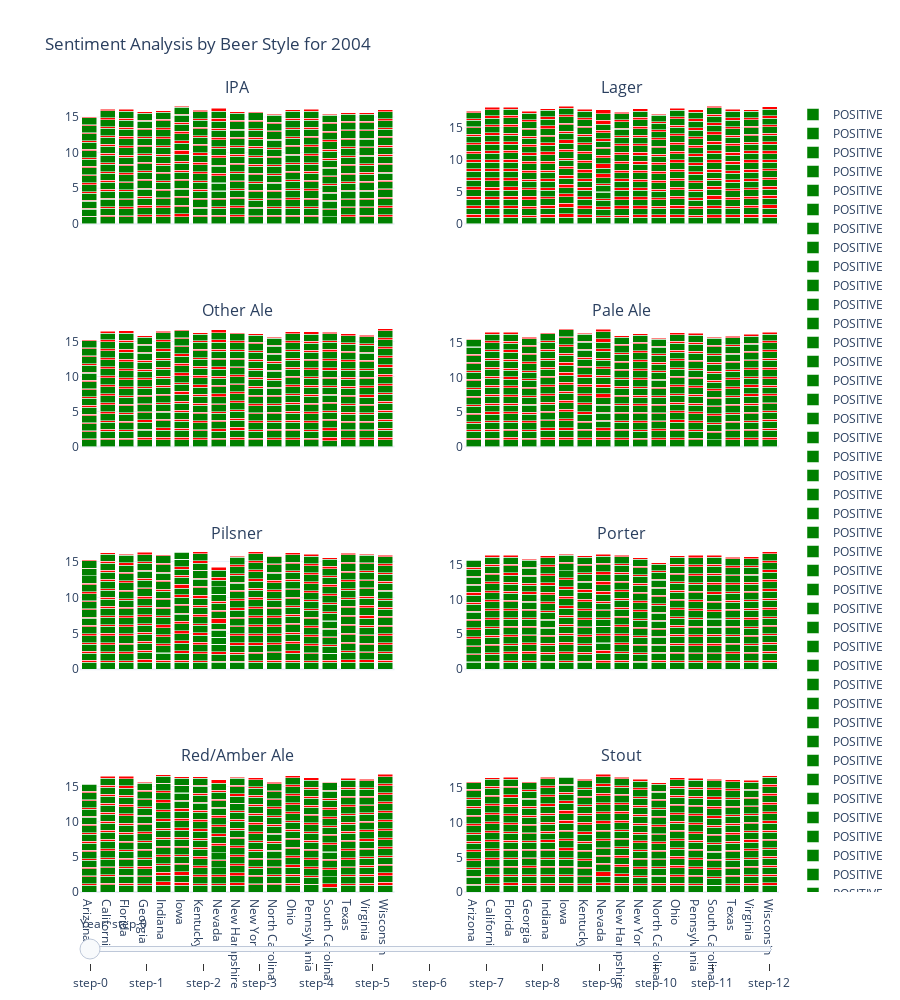

Notebook code cell kept with this figure:
### Code cell
# Get unique years and beer styles
df = per_sentiment_filt
years = sorted(df['year'].unique())
beer_styles = df['general_style'].unique()

# Create a subplot layout: 4x2 grid
fig = make_subplots(
    rows=4, cols=2, 
    subplot_titles=beer_styles,
    shared_xaxes=True
)

# Create traces for each year for each beer style
# Store traces in a dictionary for easier management
traces = {year: [] for year in years}

for year in years:
    filtered_df = df[df['year'] == year]
    row, col = 1, 1
    for style in beer_styles:
        style_df = filtered_df[filtered_df['general_style'] == style]

        # Add POSITIVE bar
        traces[year].append(go.Bar(
            x=style_df['state'],
            y=style_df['POSITIVE'],
            name='POSITIVE',
            marker_color='green',
            showlegend=True  # Show legend only in the first subplot
        ))

        # Add NEGATIVE bar
        traces[year].append(go.Bar(
            x=style_df['state'],
            y=style_df['NEGATIVE'],
            name='NEGATIVE',
            marker_color='red',
            showlegend=False
        ))

        # Add the traces to the subplot
        fig.add_trace(traces[year][-2], row=row, col=col)
        fig.add_trace(traces[year][-1], row=row, col=col)

        # Update subplot positions
        col += 1
        if col > 2:
            col = 1
            row += 1

# Set up slider steps for each year
steps = []
for year in years:
    step = dict(
        method="update",
        args=[
            {"visible": [False] * len(years) * len(beer_styles) * 2},  # Start with all traces invisible
            {"title": f"Sentiment Analysis by Beer Style for {year}"}
        ],
    )

    # Make current year's traces visible
    for i in range(len(beer_styles) * 2):
        step["args"][0]["visible"][i + (years.index(year) * len(beer_styles) * 2)] = True

    steps.append(step)

# Create slider
sliders = [dict(
    active=years.index(2004),
    currentvalue={"prefix": "Year: "},
    steps=steps
)]

# Update layout
fig.update_layout(
    sliders=sliders,
    barmode='stack',
    height=1000,  # Adjust for 4x2 layout
    template="plotly_white",
    title=f"Sentiment Analysis by Beer Style for {years[0]}"
)

# Show the figure
fig.show()
